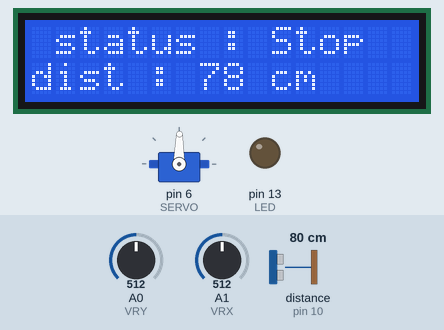
This sketch was run on a simulated Arduino Uno, built with avr-gcc and run on an emulated ATmega328P. Shown: 16×2 character LCD, servo, output pins drawn as LEDs (lit = HIGH). Wiring (inferred from the names in the program): ultrasonic range finder: trigger pin 9; echo pin 10. The test bench sets the inputs (shaded band); at power-on: distance to the obstacle (sensor on pin 10) 80 cm, A0 (VRY) = 512, A1 (VRX) = 512. The echo pulse lasts 58.3 µs per cm; pins used as bus, display or sensor lines are not drawn.

Above: at 3.2 s.
3.3 s: distance to the obstacle (sensor on pin 10) set to 18 cm
At 4.5 s:
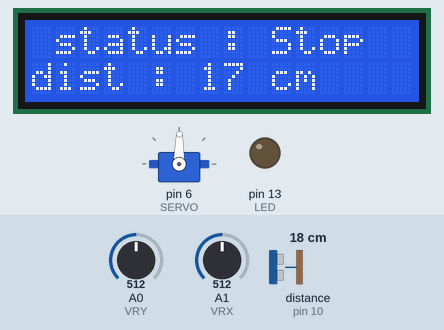
4.8 s: distance to the obstacle (sensor on pin 10) set to 14 cm
At 5.3 s:
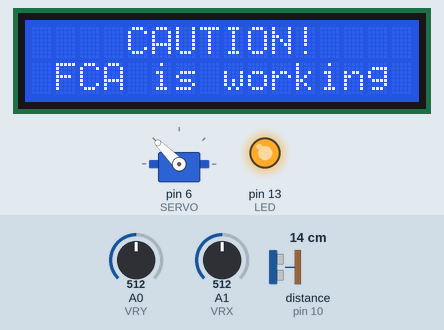
6.3 s: distance to the obstacle (sensor on pin 10) set to 35 cm
At 7.0 s:
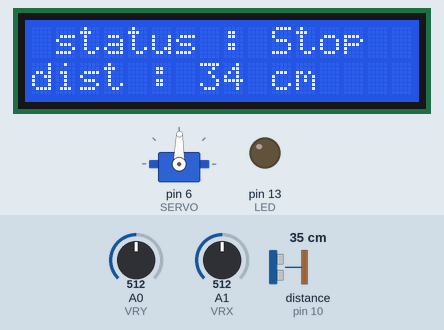
7.8 s: A0 (VRY) set to 702
9.3 s: A0 (VRY) set to 722
At 10.5 s:
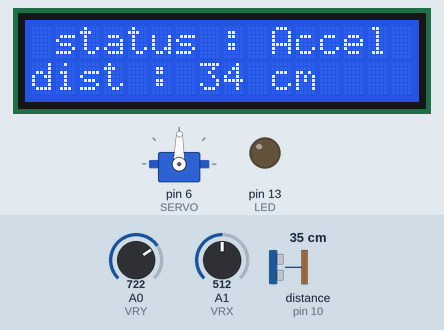
10.8 s: A0 (VRY) set to 306
At 12.1 s:
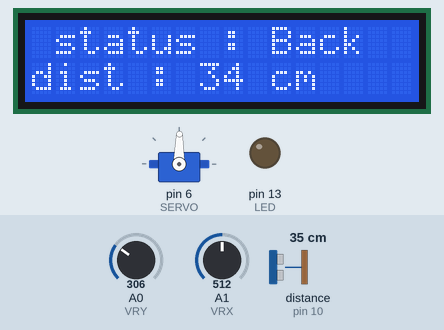
Timing chart, 0 to 13.3 s (numbered marks = the images above; inputs shaded):
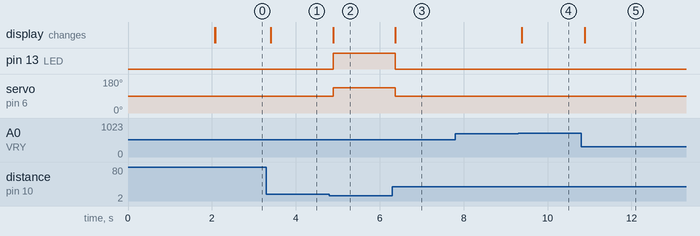

The sketch:

ADAS.ino
```cpp
#include <LiquidCrystal.h>
#include <Servo.h>

const int ECHO = 10;  //초음파센서 echo
const int TRIG = 9;  // 초음파센서 트리거
const int SERVO = 6; // 서브모터 제어핀
const int VRX = A1; //조이스틱 x축
const int VRY = A0;  //조이스틱 y축
const int CLICK = 8; //조이스틱 클릭(SW)핀
const int LED = 13; //경고표시용 빨간LED

Servo myServo;
LiquidCrystal lcd(12,11,5,4,3,2);

int steeringAngle = 90;

void setup() {
  lcd.begin(16, 2);
  pinMode(LED, OUTPUT);
  pinMode(ECHO, INPUT);
  pinMode(TRIG, OUTPUT);
  myServo.attach(SERVO);
  lcd.setCursor(0, 0);
  lcd.print(" Simulation     ");
  lcd.setCursor(0, 1);
  lcd.print("      Start!    ");
  myServo.write(steeringAngle);
  delay(2000);//2초대기
  lcd.clear();
}

void loop() {
  //로직1. 거리측정
  digitalWrite(TRIG, LOW);
  delayMicroseconds(2);//trig핀 안정화
  digitalWrite(TRIG, HIGH);
  delayMicroseconds(10);//초음파 발사
  digitalWrite(TRIG, LOW);
  unsigned long duration = pulseIn(ECHO, HIGH, 30000);//timeout 30000us를 넘으면 0반환, 최대 5m정도까지 측정 가능
  unsigned long distance = duration * 17 / 1000;
  //digitalRead_distance와 달라진점 : int를 long으로 바꾸어 확실하게 오버플로우 방지, pulseIn timeout 추가하여 안정성 확보


  //로직2. 조이스틱에 맞춰 서브모터 조작. or 위험시 FCA ADAS 발동
  if(distance > 0 && distance < 15){
    steeringAngle = 135;//15cm 이내 장애물 있을시 회피각도로 조향
    lcd.setCursor(0,0);
    lcd.print("    CAUTION!    ");
    lcd.setCursor(0,1);
    lcd.print(" FCA is working ");
    digitalWrite(LED, HIGH);
  }
  else{
    int joyX = analogRead(VRX);
    int joyY = analogRead(VRY);
    steeringAngle = map(joyX, 0, 1023, 0, 179);
    digitalWrite(LED, LOW);
    const char* status = "Stop ";
    // 읽기 전용 문자열 리터럴을 가리키는 포인터 사용 (상황에 따라 가리키는 문자열 주소 변경 가능)
    if(joyY > 712){
      status = "Accel";  // 전진 상태 주소 대입
    }
    else if(joyY < 312){
      status = "Back ";
    }
    lcd.setCursor(0,0);
    lcd.print(" status : ");//FCA 작동시에 써진 lcd 잔상을 없애기 위해 모든칸을 사용하여 덮어씌우기
    lcd.print(status);
    lcd.print(" ");//이전 화면 잔상 방지를 위해 16칸 맞춤
    lcd.setCursor(0,1);
    if(distance == 0){
      lcd.print("can't gain dist ");//초음파센서가 0을 반환했을 때
    }
    else{
      lcd.print("dist : ");
      lcd.print(distance);
      lcd.print(" cm");
      if(distance >= 100){
        lcd.print("   ");
      }
      else{
        lcd.print("    ");
      }
    }

  }
  myServo.write(steeringAngle); // 최종 결정된 각도로 서보모터 제어
  delay(100);  // 시스템 안정화를 위한 0.1초 딜레이

}
```

Measured:
- the behaviour switches between 16 and 15 cm on distance to the obstacle (sensor on pin 10) (found by bisection; images 1 and 2)
- the behaviour switches between 712 and 713 on A0 (VRY) (found by bisection; images 3 and 4)
- after the input at 3.3 s, the display: changes after 0.10 s (image 1)
- after the input at 4.8 s, pin 13 (LED): LOW → HIGH after 0.09 s; servo on pin 6 (SERVO): 89° → 135° after 0.09 s; the display: changes after 0.09 s (image 2)
- after the input at 6.3 s, pin 13 (LED): HIGH → LOW after 0.07 s; servo on pin 6 (SERVO): 135° → 89° after 0.07 s; the display: changes after 0.07 s (image 3)
- after the input at 7.8 s, every drawn part: stays the same
- after the input at 9.3 s, the display: changes after 0.08 s (image 4)
- after the input at 10.8 s, the display: changes after 0.08 s (image 5)
